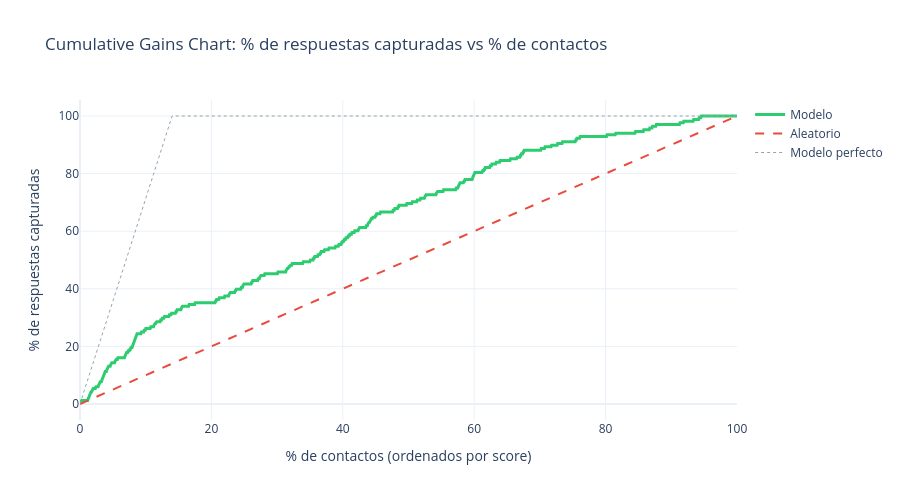

Notebook source saved alongside this figure:
### Code cell
# Grafico de lift
fig = go.Figure()

# Curva del modelo
fig.add_trace(go.Scatter(
    x=pct_contacted, y=pct_captured,
    mode='lines', name='Modelo',
    line=dict(color='#2ecc71', width=3)
))

# Linea aleatorio (baseline)
fig.add_trace(go.Scatter(
    x=[0, 100], y=[0, 100],
    mode='lines', name='Aleatorio',
    line=dict(color='#e74c3c', width=2, dash='dash')
))

# Modelo perfecto
perfect_pct = total_positives / n * 100
fig.add_trace(go.Scatter(
    x=[0, perfect_pct, 100], y=[0, 100, 100],
    mode='lines', name='Modelo perfecto',
    line=dict(color='#95a5a6', width=1, dash='dot')
))

fig.update_layout(
    title='Cumulative Gains Chart: % de respuestas capturadas vs % de contactos',
    xaxis_title='% de contactos (ordenados por score)',
    yaxis_title='% de respuestas capturadas',
    height=500,
)
fig.show()

### Figure 1 — Plotly figure (JSON) as saved in the notebook; plotly's stock layout.template omitted (floating-point values rounded to 4 significant figures; data arrays with more than 128 entries replaced by an {"elided": "..."} marker saying what was removed)
{"data": [{"line": {"color": "#2ecc71", "width": 3}, "mode": "lines", "name": "Modelo", "type": "scatter", "x": {"elided": "1198 float values"}, "y": {"elided": "1198 float values"}}, {"line": {"color": "#e74c3c", "dash": "dash", "width": 2}, "mode": "lines", "name": "Aleatorio", "type": "scatter", "x": [0, 100], "y": [0, 100]}, {"line": {"color": "#95a5a6", "dash": "dot", "width": 1}, "mode": "lines", "name": "Modelo perfecto", "type": "scatter", "x": [0, 14.02, 100], "y": [0, 100, 100]}], "layout": {"height": 500, "title": {"text": "Cumulative Gains Chart: % de respuestas capturadas vs % de contactos"}, "xaxis": {"title": {"text": "% de contactos (ordenados por score)"}}, "yaxis": {"title": {"text": "% de respuestas capturadas"}}}}
